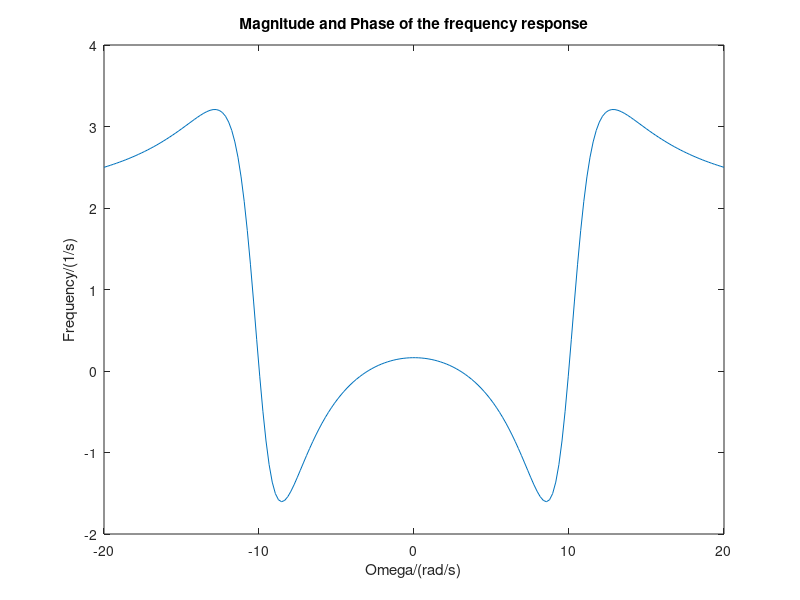
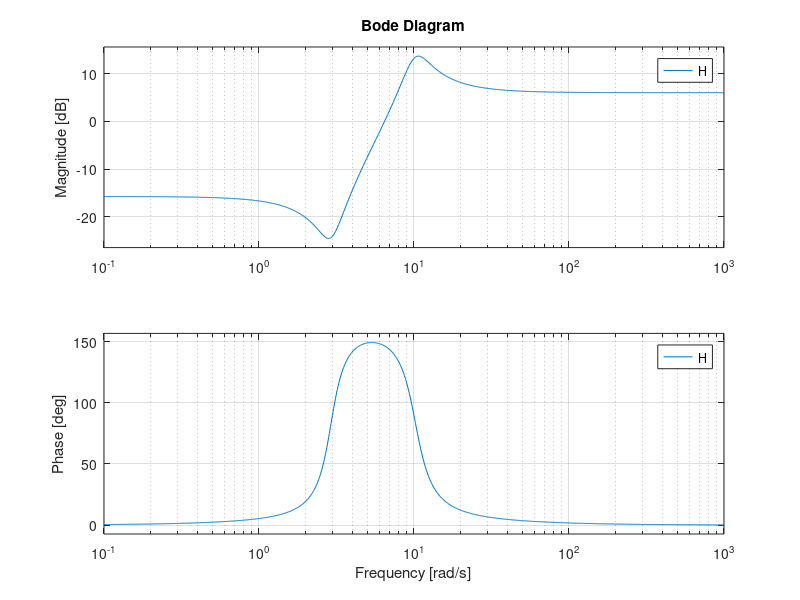

Write the MATLAB code that produced these figures, in order.
clear all;

b = [2 2 17];
a = [1 4 104];

figure;
omega = linspace(-20,20,200);
H = freqs(b,a,omega);
plot(omega,H);

xlabel('Omega/(rad/s)');
ylabel('Frequency/(1/s)');
title('Magnitude and Phase of the frequency response');

figure;
H = tf(b,a);
bode(H);



